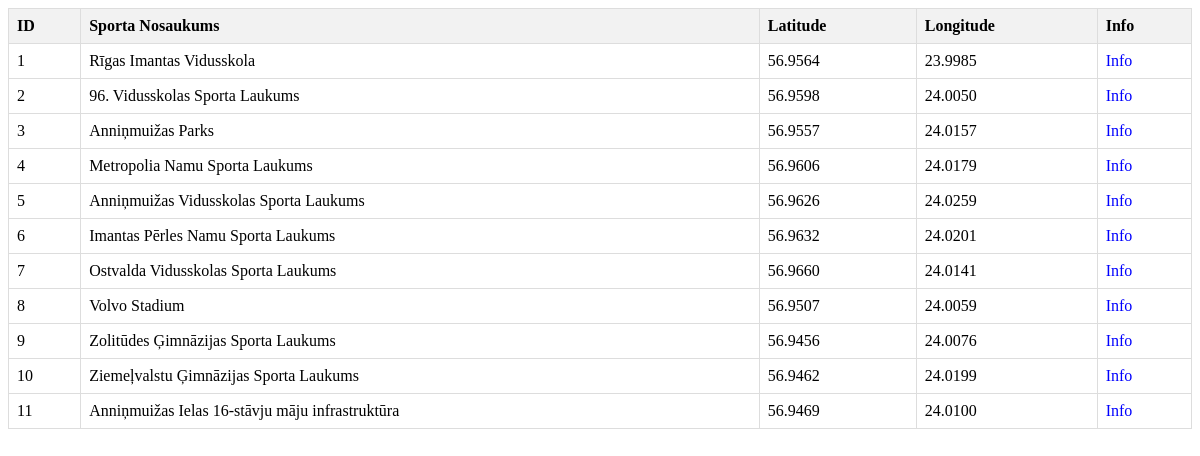
/search_results.php, run on the app's committed database.
### tables this page shows
CREATE TABLE `sporta_laukums` (
  `id_laukums` int(11) NOT NULL,
  `id_mikrorajons` int(54) NOT NULL,
  `sp_nosaukums` text DEFAULT NULL,
  `longitude` decimal(10,4) DEFAULT NULL,
  `latitude` decimal(10,4) DEFAULT NULL,
  `dl_vasara` varchar(255) DEFAULT NULL,
  `dl_ziema` varchar(255) DEFAULT NULL,
  `rotallaukums` varchar(255) DEFAULT NULL,
  `skriesana` varchar(255) DEFAULT NULL,
  `futbols` int(11) DEFAULT NULL,
  `basketbols` int(11) DEFAULT NULL,
  `tr_zona` varchar(255) DEFAULT NULL,
  `pieejams` varchar(255) DEFAULT NULL,
  `adrese` varchar(255) DEFAULT NULL,
  `apraksts` varchar(255) DEFAULT NULL,
  `privats` varchar(255) DEFAULT NULL,
  `zona_` int(11) DEFAULT NULL
);

### htdocs/search_results.php (the view, shortened to what this page needs)
<!DOCTYPE html>
<html>
<head>
</head>
<body>
<?php
include("config/db.php");
$keyword = isset($_GET['needle']) ? $_GET['needle'] : '';
$sql = "SELECT * FROM sporta_laukums WHERE sp_nosaukums LIKE '%$keyword%'";
$result = $conn->query($sql);
if ($result->num_rows > 0) {
    echo "<table>";
    echo "<tr><th>ID</th><th>Sporta Nosaukums</th><th>Latitude</th><th>Longitude</th><th>Info</th></tr>";
    while ($row = $result->fetch_assoc()) {
        echo "<tr>";
        echo "<td>" . $row["id_laukums"] . "</td>";
        echo "<td>" . $row["sp_nosaukums"] . "</td>";
        echo "<td>" . $row["latitude"] . "</td>";
        echo "<td>" . $row["longitude"] . "</td>";
        echo "<td><a href='apraksts.php?id_laukums=" . $row["id_laukums"] . "'>Info</a></td>";
        echo "</tr>";
    }
    echo "</table>";
} else {
    echo "No results found.";
}
?>
</body>
</html>

### htdocs/search_results.php (style rules this page uses)
table { border-collapse: collapse; width: 100%; }
th, td { border: 1px solid #ddd; padding: 8px; text-align: left; }
th { background-color: #f2f2f2; }
a { text-decoration: none; color: blue; }

### data on the page
sporta_laukums: id_laukums "1", sp_nosaukums "Rīgas Imantas Vidusskola", latitude "56.9564", longitude "23.9985"
sporta_laukums: id_laukums "2", sp_nosaukums "96. Vidusskolas Sporta Laukums", latitude "56.9598", longitude "24.0050"
sporta_laukums: id_laukums "3", sp_nosaukums "Anniņmuižas Parks", latitude "56.9557", longitude "24.0157"
sporta_laukums: id_laukums "4", sp_nosaukums "Metropolia Namu Sporta Laukums", latitude "56.9606", longitude "24.0179"
sporta_laukums: id_laukums "5", sp_nosaukums "Anniņmuižas Vidusskolas Sporta Laukums", latitude "56.9626", longitude "24.0259"
sporta_laukums: id_laukums "6", sp_nosaukums "Imantas Pērles Namu Sporta Laukums", latitude "56.9632", longitude "24.0201"
sporta_laukums: id_laukums "7", sp_nosaukums "Ostvalda Vidusskolas Sporta Laukums", latitude "56.9660", longitude "24.0141"
sporta_laukums: id_laukums "8", sp_nosaukums "Volvo Stadium", latitude "56.9507", longitude "24.0059"
sporta_laukums: id_laukums "9", sp_nosaukums "Zolitūdes Ģimnāzijas Sporta Laukums", latitude "56.9456", longitude "24.0076"
sporta_laukums: id_laukums "10", sp_nosaukums "Ziemeļvalstu Ģimnāzijas Sporta Laukums", latitude "56.9462", longitude "24.0199"
sporta_laukums: id_laukums "11", sp_nosaukums "Anniņmuižas Ielas 16-stāvju māju infrastruktūra", latitude "56.9469", longitude "24.0100"
